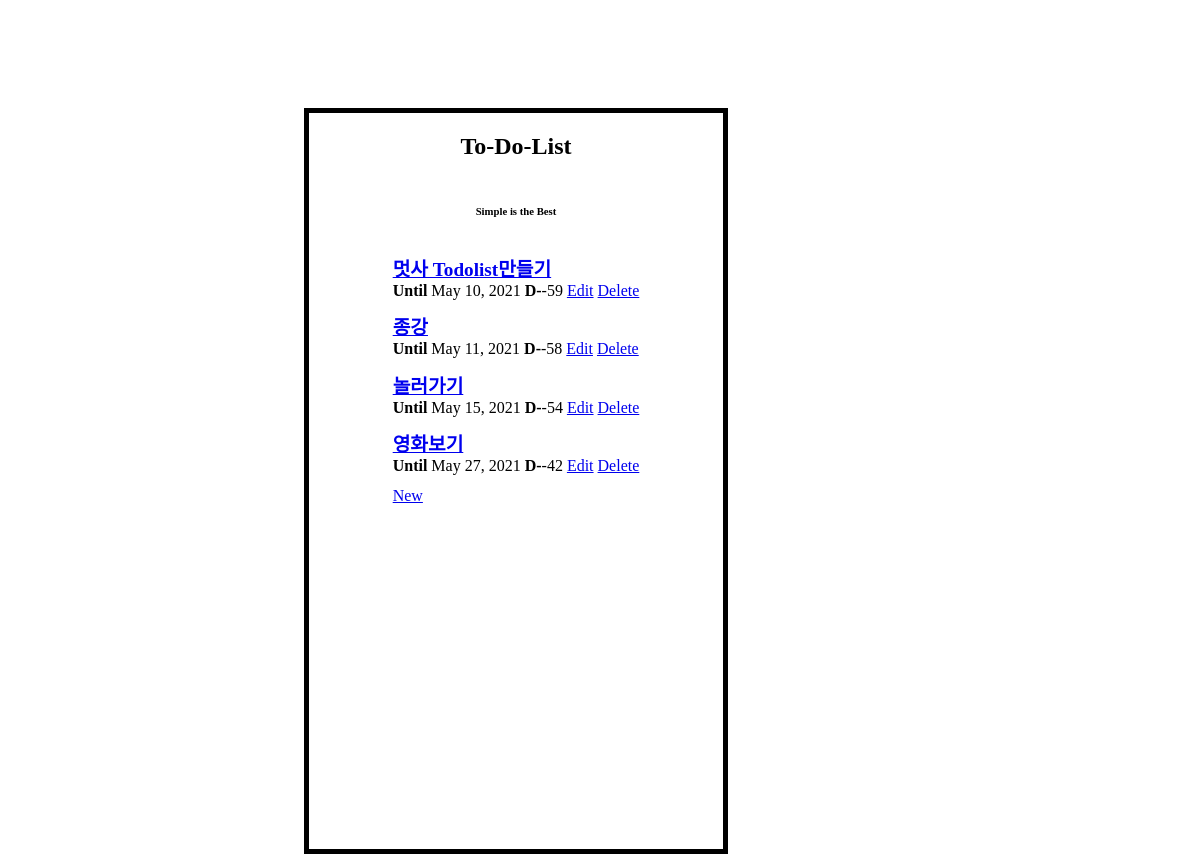
The page / on the database its author committed.
### app/models.py (models this page shows, shortened)
class TodoList(models.Model):
    title = models.CharField(max_length=200)
    content = models.TextField(max_length=200, verbose_name="할일제목")
    date_created = models.DateField(auto_now_add=True, verbose_name="생성날짜")
    date_deadline = models.DateField(verbose_name="데드라인")

### app/views.py (the view)
# urls.py: path('', views.index, name="index"),
def index(request):
    todos = TodoList.objects.all().order_by('date_deadline')
    for todo in todos:
        dif = todo.date_deadline - datetime.date(datetime.now())
        todo.remaining = dif.days
    return render(request, 'index.html', {'todos' : todos })

### app/templates/index.html (shortened to what this page needs)
{%extends 'base.html' %}
{% load static %}
    {% block css %}
    <link rel="stylesheet" href="{% static 'index.css' %}">
    {% endblock css %}
        {% block content %}
        {% for todo in todos %}
        <div class="box_wrapper">
            <div class="list">
                <div class="list_title">
                    <a href="{% url 'detail' todo.pk %}"> {{todo.title}} </a>
                </div>
            </div>
            <div class="list_date">
                <span><strong>Until</strong></span>  {{ todo.date_deadline }}
                <span><strong>D-</strong></span>{{ todo.remaining }}
                <a href="{% url 'edit' todo.pk %}">Edit</a>
                <a href="{% url 'delete' todo.pk %}">Delete</a>
            </div>
        </div>
        {% endfor %}
        <a href="{%url 'new' %}">New</a>
        {% endblock content %}

### app/templates/base.html (shortened to what this page needs)
<!DOCTYPE html>
<html lang="en">
<head>
    {% load static %}
    <link rel="stylesheet" href="{% static 'base.css' %}">
    {% block css %}
    {% endblock css %}
</head>
<body>
    <div class="frame">
        <div class="nav_bar">
            <h2>To-Do-List</h2>
            <h6>Simple is the Best</h6>
        </div>
        <div class="content">
            {% block content %}
            {% endblock content %}
        </div>
    </div>
</body>
</html>

### app/static/base.css (style rules this page uses)
.frame { width: 414px; height: 736px; display: flex; flex-direction: column; justify-content: flex-start; align-items: center; position: relative; top: 100px; left: 25%; border: solid black 5px; }
.nav_bar { display: flex; flex-direction: column; align-items: center; }

### app/static/index.css (style rules this page uses)
.box_wrapper { margin-top: 5%; margin-bottom: 5%; }
.list_title { font-weight: bold; font-size: larger; }

### rows shown on the page
TodoList: title "멋사 Todolist만들기", date_deadline "May 10, 2021", remaining "-59"
TodoList: title "종강", date_deadline "May 11, 2021", remaining "-58"
TodoList: title "놀러가기", date_deadline "May 15, 2021", remaining "-54"
TodoList: title "영화보기", date_deadline "May 27, 2021", remaining "-42"
